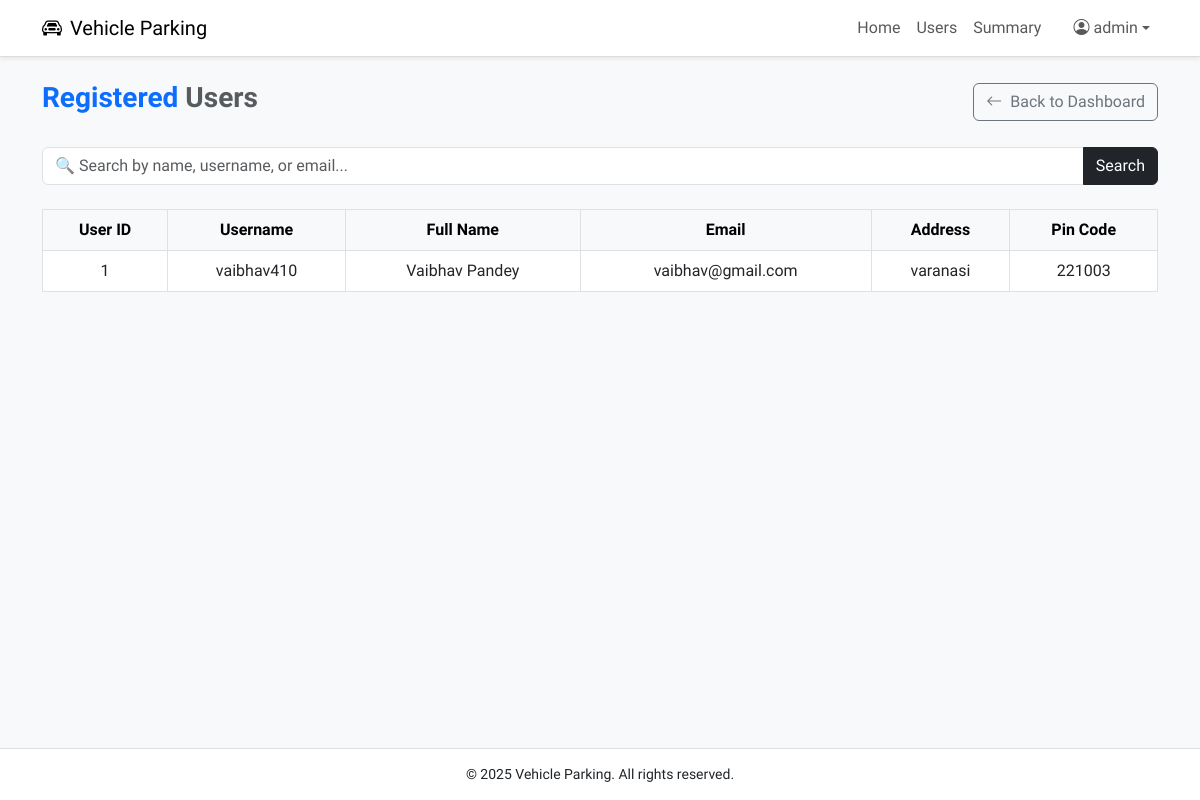
The app's page /admin/users (signed in) with its own data.
### models.py (models this page shows, shortened)
class Admin(db.Model, UserMixin):
    __tablename__ = 'admin'
    id = db.Column(db.Integer, primary_key=True)
    username = db.Column(db.String(100), unique=True, nullable=False)
    password_hash = db.Column(db.String(200), nullable=False)
    role = db.Column(db.String(20), nullable=False, default='admin')
    created_at = db.Column(db.DateTime, default=datetime.utcnow)

class User(db.Model, UserMixin):
    __tablename__ = 'user'
    id = db.Column(db.Integer, primary_key=True)
    username = db.Column(db.String(100), unique=True, nullable=False)
    full_name = db.Column(db.String(100), nullable=False)
    email = db.Column(db.String(100), unique=True, nullable=False)
    password_hash = db.Column(db.String(200), nullable=False)
    address = db.Column(db.String(200))
    pin_code = db.Column(db.String(10))
    role = db.Column(db.String(20), nullable=False, default='user')
    created_at = db.Column(db.DateTime, default=datetime.utcnow)
    reservations = db.relationship('Reservation', backref='user', lazy=True)

### controllers/admin.py (the view, shortened to what this page needs)
@admin_bp.route('/users')
@login_required
@admin_required
def view_users():
    search = request.args.get('search', '').strip().lower()
    query = User.query
    users = query.all()
    return render_template('admin/user_list.html', users=users, search=search)

### app.py (called while the page is built)
@login_manager.user_loader
def load_user(user_id):
    user_type = session.get('user_type')
    if user_type == 'user':
        return User.query.get(int(user_id))
    elif user_type == 'admin':
        return Admin.query.get(int(user_id))
    return None

### templates/admin/user_list.html (shortened to what this page needs)
{% extends 'base.html' %}
{% block content %}
<div class="container py-4">
    <div class="d-flex justify-content-between align-items-center mb-4">
        <h3 class="fw-bold text-primary">Registered <span class="text-muted">Users</span></h3>
        <a href="{{ url_for('admin.dashboard') }}" class="btn btn-outline-secondary">
            <i class="bi bi-arrow-left me-1"></i> Back to Dashboard
        </a>
    </div>
    <form method="get" class="mb-4">
        <div class="input-group">
            <input type="text" name="search" class="form-control rounded-start" placeholder="🔍 Search by name, username, or email..." value="{{ search or '' }}">
            <button type="submit" class="btn btn-dark rounded-end">Search</button>
        </div>
    </form>
    <div class="table-responsive">
        {% if users %}
        <table class="table table-bordered table-hover align-middle text-center">
            <thead class="table-light">
                <tr>
                    <th>User ID</th>
                    <th>Username</th>
                    <th>Full Name</th>
                    <th>Email</th>
                    <th>Address</th>
                    <th>Pin Code</th>
                </tr>
            </thead>
            <tbody>
                {% for user in users %}
                <tr>
                    <td>{{ user.id }}</td>
                    <td>{{ user.username }}</td>
                    <td>{{ user.full_name }}</td>
                    <td>{{ user.email }}</td>
                    <td>{{ user.address or '—' }}</td>
                    <td>{{ user.pin_code or '—' }}</td>
                </tr>
                {% endfor %}
            </tbody>
        </table>
        {% else %}
        <div class="alert mt-4">No users found matching your search.</div>
        {% endif %}
    </div>
</div>
{% endblock %}

### templates/base.html (shortened to what this page needs)
<!DOCTYPE html>
<html lang="en">
<head>
    <link href="https://cdn.jsdelivr.net/npm/bootstrap@5.3.0/dist/css/bootstrap.min.css" rel="stylesheet">
    <link href="https://cdnjs.cloudflare.com/ajax/libs/bootstrap-icons/1.11.1/font/bootstrap-icons.min.css" rel="stylesheet">
</head>
<body>
<nav class="navbar navbar-expand-lg navbar-light shadow-sm">
    <div class="container">
        <a class="navbar-brand" href="{% if session['user_type'] == 'admin' %}
        {{ url_for('admin.dashboard') }}
        {% elif session['user_type'] == 'admin' %}
            {{ url_for('user.dashboard') }}
        {% else %}
            {{ url_for('index') }}
        {% endif %}">
            <i class="bi bi-car-front me-2"></i>Vehicle Parking
        </a>
        <div class="collapse navbar-collapse justify-content-end" id="navbarNav">
            <ul class="navbar-nav">
                {% if current_user.is_authenticated %}
                    {% if session['user_type'] == 'admin' %}
                        <li class="nav-item"><a class="nav-link" href="{{ url_for('admin.dashboard') }}">Home</a></li>
                        <li class="nav-item"><a class="nav-link" href="{{ url_for('admin.view_users') }}">Users</a></li>
                        <li class="nav-item"><a class="nav-link" href="{{ url_for('admin.summary') }}">Summary</a></li>
                    {% else %}
                        <li class="nav-item"><a class="nav-link" href="{{ url_for('user.dashboard') }}">Home</a></li>
                        <a href="{{ url_for('user.my_reservations') }}" class="nav-link">My Reservations</a>
                        <li class="nav-item"><a class="nav-link" href="{{ url_for('user.summary') }}">Summary</a></li>
                    {% endif %}
                    <li class="nav-item dropdown ms-3">
                        <a class="nav-link dropdown-toggle d-flex align-items-center" href="#" role="button" data-bs-toggle="dropdown">
                            <i class="bi bi-person-circle me-1"></i> {{ current_user.full_name or current_user.username }}
                        </a>
                    </li>
                {% else %}
                    <li class="nav-item"><a class="nav-link" href="{{ url_for('auth.login') }}">Login</a></li>
                    <li class="nav-item"><a class="nav-link" href="{{ url_for('auth.register') }}">Register</a></li>
                {% endif %}
            </ul>
        </div>
    </div>
</nav>
<div class="position-fixed top-0 end-0 p-3" style="z-index: 1050;">
</div>
<div>
    {% block content %}
    {% endblock %}
</div>
<footer>
    <div class="container">
        <p class="mb-0">&copy; 2025 Vehicle Parking. All rights reserved.</p>
    </div>
</footer>
</body>
</html>

### templates/base.html (style rules this page uses)
body { font-family: 'Afacad',sans-serif; background-color: #f8f9fa; display: flex; flex-direction: column; min-height: 100vh; font-size: 16px; }
.navbar { background-color: #fff; border-bottom: 1px solid #ddd; }
footer { background-color: #fff; border-top: 1px solid #e1e1e1; padding: 15px 0; text-align: center; font-size: 14px; margin-top: auto; }
.form-control, .form-select { border-radius: 6px; }

### records on screen
Admin: username "admin"
User: id "1", username "vaibhav410", full_name "Vaibhav Pandey", email "vaibhav@gmail.com", address "varanasi", pin_code "221003"
